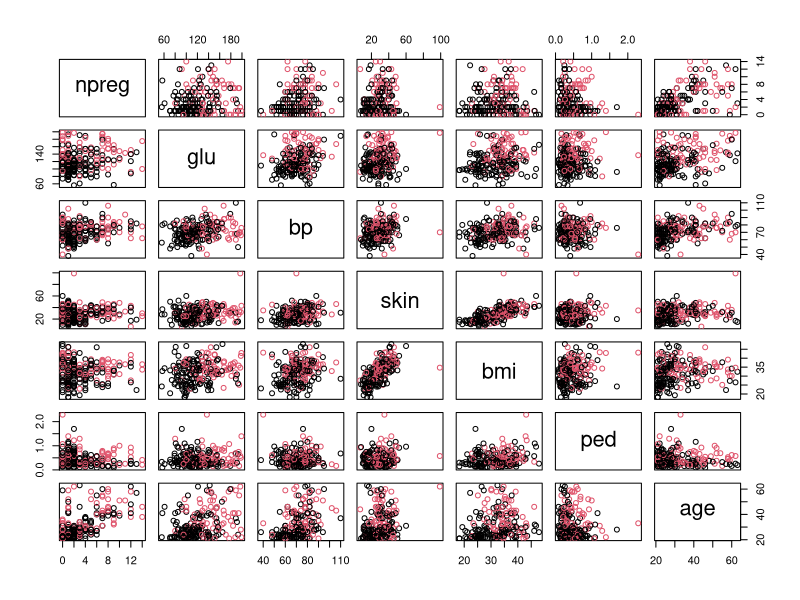
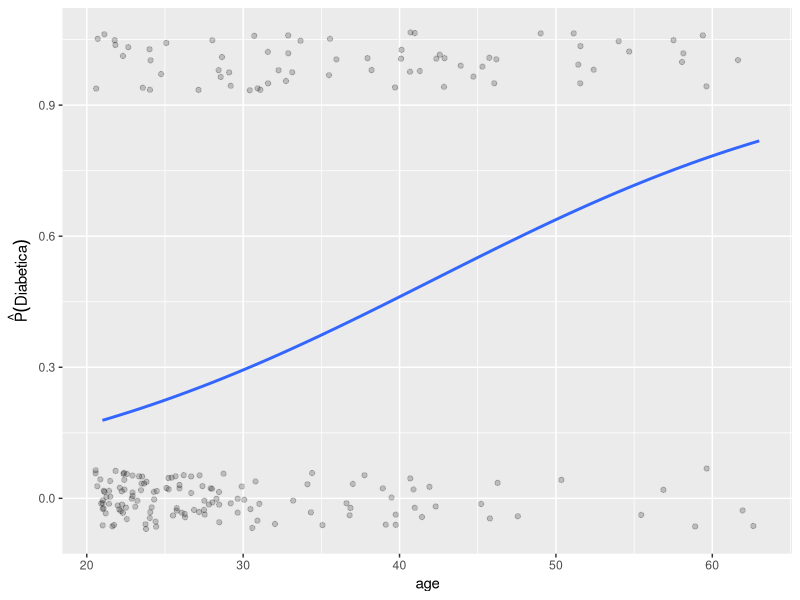

R code for these plots, in order:
library(MASS)
library(ggplot2)
 
treino <- Pima.tr
teste  <- Pima.te
treino$type <- ifelse(treino$type=="Yes",1,0)
teste$type  <- ifelse(teste$type=="No",0,1)

# Missing values?
cat("# valores missing?",'\n')
sapply(treino, function(x) sum(is.na(x)))

# Scatterplot matrix 
pairs(subset(treino, select = -c(type)), col = as.factor(treino$type))

# Dispersão da Idade versus a Ocorrência de Diabete
ggplot(treino, aes(x = age, y = type)) +
geom_jitter(width = 0.5, height = 0.07, alpha = .2) +
geom_smooth(method = "glm", se = FALSE,
              method.args = list(family = "binomial")) +
labs(y = expression(hat(P)(Diabetica)))

modelo1 <- glm(type ~ age + bmi, data = treino, family = binomial)
summary(modelo1)

predict(modelo1, type = "response", newdata = data.frame(bmi = c(32, 22), age = 35))

# Através da função logística
lgs_fun <- function(par, x) 
{
  1 / (1 + exp(-x %*% par))
  # x \%*\% par é  equivalente a formula b\_0 + b\_1*age + b2*bmi
}

lgs_fun(modelo1$coefficients, c(1, 35, 32))
lgs_fun(modelo1$coefficients, c(1, 35, 22))

# Usando a definicão de Logit 
lgs_fun(modelo1$coefficients, c(1, 55, 37)) /
  (1 - lgs_fun(modelo1$coefficients, c(1, 55, 37)))

# ou usando um forma mais simples, com a notações de algebra linear 
exp(c(1, 55, 37) %*% modelo1$coefficients)

# Or atravês da função definida do R 
exp(predict(modelo1, response = "link",
            newdata = data.frame(age = 55, bmi = 37))) 

mc1 <- table(treino$type[!is.na(treino$bmi)],
             predict(modelo1, type = "response") >= 0.5)
mc1 

# Verificar se o conjunto de teste esta com missing values
sapply(teste, function(x) sum(is.na(x))) 

# Fazer as predições 
teste_pred <- predict(modelo1, type = "response", newdata = teste)

# ou manualmente (através das definuções)
teste_predm <- lgs_fun(modelo1$coefficients, as.matrix(cbind(1, teste[, c("age", "bmi")])))

mc1_teste <- table(teste$type,teste_pred >= 0.5)
mc1_teste
